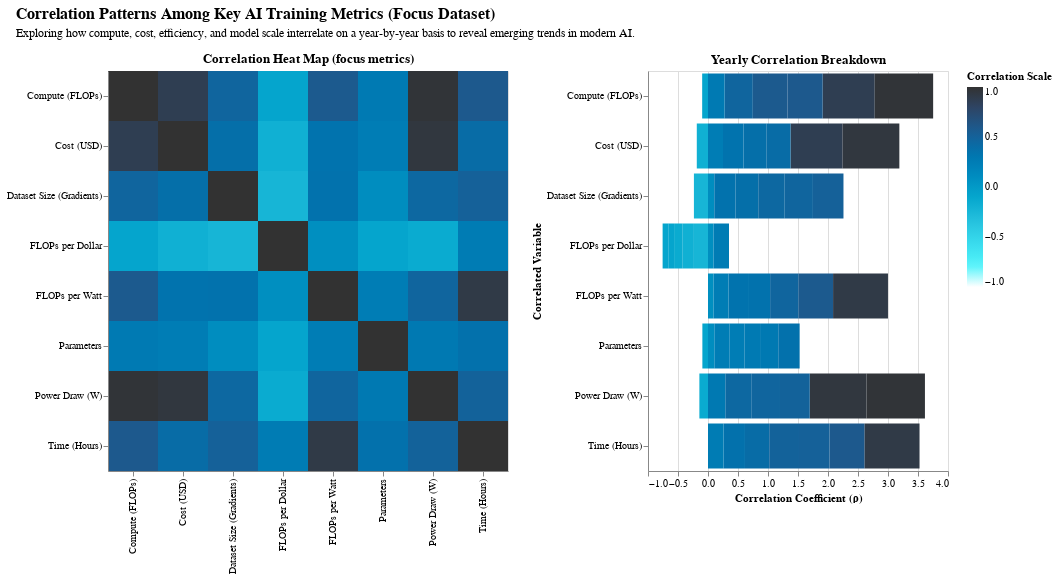

The notebook cell saved with this chart:
### Code cell
final = (final_heat | bar).properties(
    title=alt.Title(
        'Correlation Patterns Among Key AI Training Metrics (Focus Dataset)', 
        subtitle='Exploring how compute, cost, efficiency, and model scale interrelate on a year-by-year basis to reveal emerging trends in modern AI.',
        fontSize=16, anchor='start', dx=10, dy=-10, subtitlePadding=6, subtitleFontSize=12
    )
).configure(
    font='Helvetica Neue'
)

final

### Figure 1 — Vega-Lite specification as saved in the notebook (floating-point values rounded to 4 significant figures; data arrays with more than 128 entries replaced by an {"elided": "..."} marker saying what was removed)
{"config": {"view": {"continuousWidth": 300, "continuousHeight": 300}, "font": "Helvetica Neue"}, "hconcat": [{"mark": {"type": "rect"}, "encoding": {"color": {"field": "corr", "legend": {"title": "Correlation Scale"}, "scale": {"domain": [-1, 1], "reverse": true, "scheme": "darkblue"}, "type": "quantitative"}, "tooltip": [{"field": "var1", "type": "nominal"}, {"field": "var2", "type": "nominal"}, {"field": "corr", "format": ".2f", "type": "quantitative"}], "x": {"field": "var1", "title": "", "type": "nominal"}, "y": {"field": "var2", "title": "", "type": "nominal"}}, "height": 400, "name": "view_1", "title": "Correlation Heat Map (focus metrics)", "transform": [{"filter": "(datum.year === selected_year)"}], "width": 400}, {"mark": {"type": "bar"}, "encoding": {"color": {"field": "corr", "legend": null, "scale": {"domain": [-1, 1], "reverse": true, "scheme": "darkblue"}, "type": "quantitative"}, "tooltip": [{"field": "var1", "title": "Focus Variable", "type": "nominal"}, {"field": "var2", "title": "Correlates With", "type": "nominal"}, {"field": "corr", "format": ".2f", "title": "Correlation (ρ)", "type": "quantitative"}], "x": {"field": "corr", "title": "Correlation Coefficient (ρ)", "type": "quantitative"}, "y": {"field": "var2", "sort": ["Compute (FLOPs)", "Cost (USD)", "Dataset Size (Gradients)", "FLOPs per Dollar", "FLOPs per Watt", "Parameters", "Power Draw (W)", "Time (Hours)"], "title": "Correlated Variable", "type": "nominal"}}, "height": 400, "title": "Yearly Correlation Breakdown", "transform": [{"filter": "(datum.year === selected_year)"}, {"filter": "(datum.var1 !== datum.var2)"}], "width": 300}], "data": {"name": "data-4a1428667388983c3538f238f78ad3e2"}, "params": [{"name": "selected_year", "bind": {"input": "range", "max": 2023.0, "min": 2018.0, "name": "Year:", "step": 1}, "value": 2021.0}, {"name": "corr_select", "select": {"type": "point", "fields": ["var1", "var2"], "nearest": true, "on": "click"}, "value": [{"var1": "Compute (FLOPs)", "var2": "Cost (USD)"}], "views": ["view_1"]}], "title": {"text": "Correlation Patterns Among Key AI Training Metrics (Focus Dataset)", "anchor": "start", "dx": 10, "dy": -10, "fontSize": 16, "subtitle": "Exploring how compute, cost, efficiency, and model scale interrelate on a year-by-year basis to reveal emerging trends in modern AI.", "subtitleFontSize": 12, "subtitlePadding": 6}, "$schema": "https://vega.github.io/schema/vega-lite/v5.20.1.json", "datasets": {"data-4a1428667388983c3538f238f78ad3e2": {"elided": "576 records"}}}
